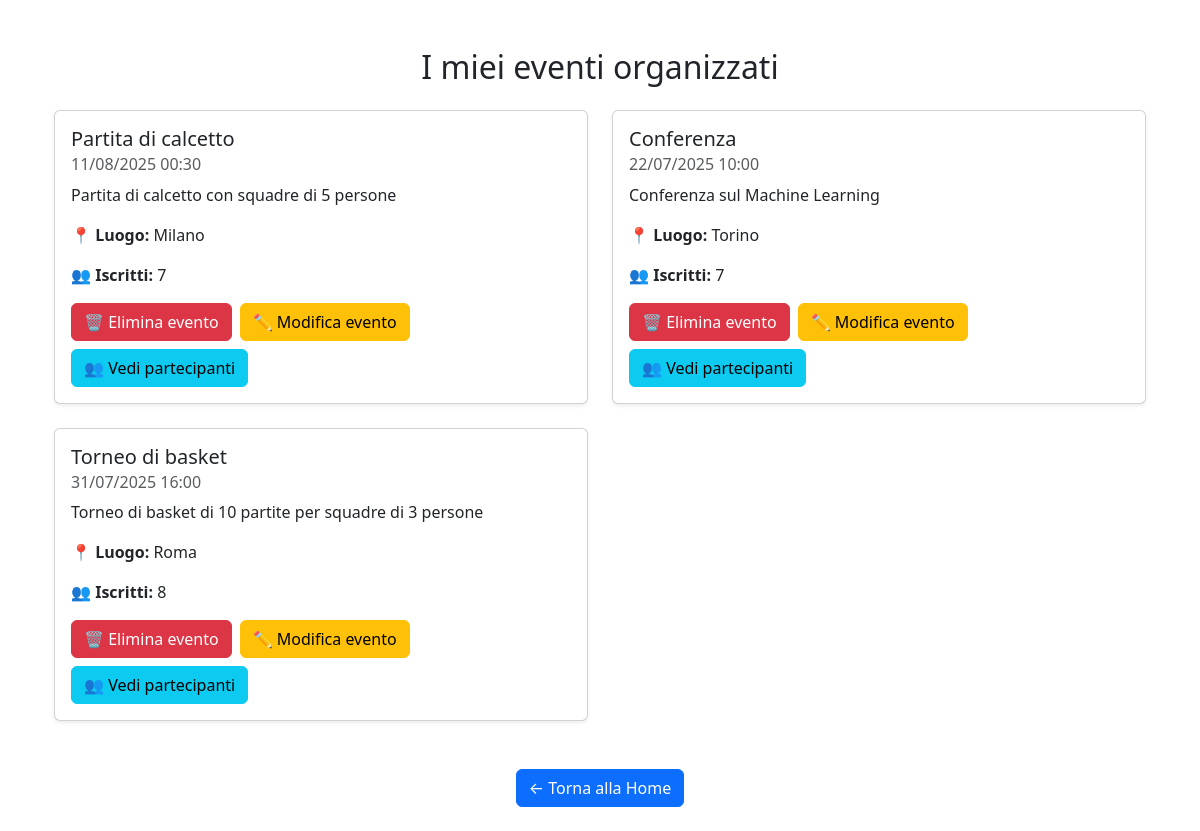
The page /my-organized-events/ (signed in) on the database its author committed.
### events/models.py (models this page shows, shortened)
class Event(models.Model):
    title = models.CharField(max_length=100)
    description = models.TextField()
    date = models.DateTimeField()
    location = models.CharField(max_length=200)
    organizer = models.ForeignKey(
        settings.AUTH_USER_MODEL,
        on_delete=models.CASCADE,
        related_name='organized_events',
        limit_choices_to={'user_type': 'organizer'}
    )
    class Meta:
        permissions = [
            ("can_view_all_events", "Può vedere tutti gli eventi"),
            ("can_register_for_event", "Può registrarsi a un evento"),
            ("can_unregister_from_event", "Può annullare la registrazione a un evento"),
            ("can_view_own_registrations", "Può vedere le proprie registrazioni"),
            ("can_create_event", "Può creare eventi"),
            ("can_delete_event", "Può eliminare eventi"),
            ("can_edit_event", "Può modificare eventi"),
            ("can_view_created_events", "Può vedere eventi organizzati"),
            ("can_view_attendees_list", "Può vedere gli iscritti a un evento"),
        ]

### events/views.py (the view)
# urls.py: path('my-organized-events/', MyOrganizedEventsView.as_view(), name='my_organized_events'),
class MyOrganizedEventsView(LoginRequiredMixin, PermissionRequiredMixin, ListView):
    permission_required = 'events.can_view_created_events'
    raise_exception = True
    model = Event
    template_name = 'events/my_organized_events.html'
    context_object_name = 'events'
    permission_required = 'events.can_create_event'
    def get_queryset(self):
        return Event.objects.filter(organizer=self.request.user)

### events/templates/events/my_organized_events.html (shortened to what this page needs)
{% extends "events/base.html" %}
{% load static %}
{% block content %}
<div class="container mt-5">
    <h2 class="mb-4 text-center">I miei eventi organizzati</h2>
    {% if events %}
        <div class="row row-cols-1 row-cols-md-2 g-4">
            {% for event in events %}
                <div class="col">
                    <div class="card h-100 shadow-sm">
                        <div class="card-body">
                            <h5 class="card-title">{{ event.title }}</h5>
                            <h6 class="card-subtitle mb-2 text-muted">{{ event.date|date:"d/m/Y H:i" }}</h6>
                            <p class="card-text">{{ event.description|truncatewords:25 }}</p>
                            <p class="card-text"><strong>📍 Luogo:</strong> {{ event.location }}</p>
                            <p class="card-text"><strong>👥 Iscritti:</strong> {{ event.registrations.count }}</p>
                            <div class="d-flex flex-wrap gap-2 mt-3">
                                <form method="post" action="{% url 'delete_event' event.id %}" onsubmit="return confirm('Sei sicuro di voler eliminare questo evento?');">
                                    <button type="submit" class="btn btn-danger">🗑 Elimina evento</button>
                                </form>
                                <a href="{% url 'edit_event' event.id %}" class="btn btn-warning">
                                    ✏️ Modifica evento
                                </a>
                                <a href="{% url 'event_attendees' event.id %}" class="btn btn-info">
                                    👥 Vedi partecipanti
                                </a>
                            </div>
                        </div>
                    </div>
                </div>
            {% endfor %}
        </div>
    {% else %}
        <p class="text-center">Non hai ancora creato eventi.</p>
    {% endif %}
</div>
<div class="container mt-5">
    <div class="text-center mb-4">
        <a href="{% url 'home' %}" class="btn btn-primary">
            ← Torna alla Home
        </a>
    </div>
</div>
{% endblock %}

### rows shown on the page
Event: title "Partita di calcetto", date "11/08/2025 00:30", description "Partita di calcetto con squadre di 5 persone", location "Milano", registrations.count "7"
Event: title "Conferenza", date "22/07/2025 10:00", description "Conferenza sul Machine Learning", location "Torino", registrations.count "7"
Event: title "Torneo di basket", date "31/07/2025 16:00", description "Torneo di basket di 10 partite per squadre di 3 persone", location "Roma", registrations.count "8"
